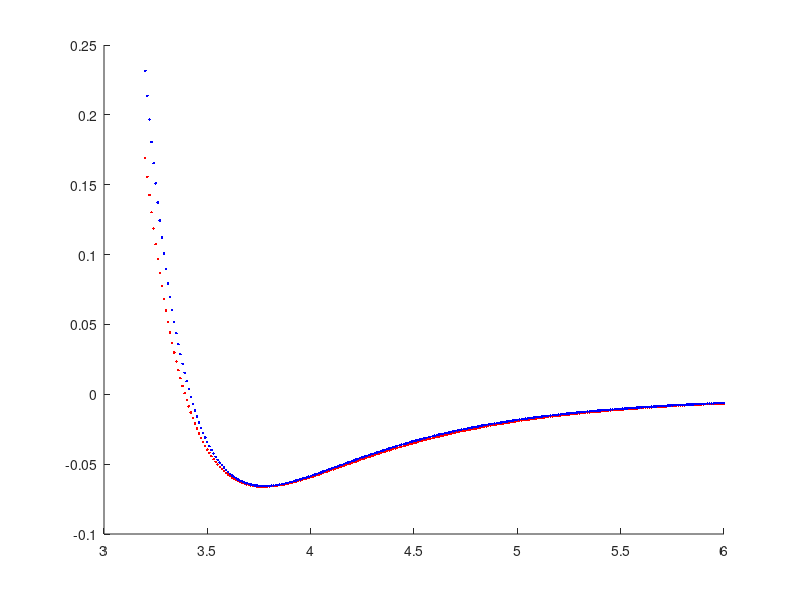

This chart was generated by the following MATLAB code: (Note: this script raises an error after producing the figure.)




X6poten = @(para, rho)( ...
    para(1)/(para(2) - 6.)* ...
    (6 * exp(para(2).*(1 - rho)) - para(2)./(rho.^6)) ...
);



X6Spoten = @(para, rho)( ...
    para(1) /(para(2) - 6.)* ...
    (6./para(3)* exp((para(3) * para(2)).*(1 - rho)) - para(2)./(rho.^6)) ...
);

rr = 3.2:0.01: 6;


rho = rr./3.7727;

beta0 = [0.0661 , 16.0944];
y = X6poten(beta0, rho);




rhos = rr./3.7750;
beta1 = [0.0623 , 16.0944 , 1.1];

ys = X6Spoten(beta1, rhos);
kappa = 6*beta1(2)*(beta1(2)*beta1(3)- 7.)/ (beta1(2)-6.)

%vpasolve(4*x^4 + 3*x^3 + 2*x^2 + x + 5 == 0, x)
figure; hold on;
plotX6 = plot(rr, y, 'r.');
plotX6S= plot(rr, ys, 'b.');
p0 = size(rr)
p1 = size(DE(beta1, rhos))
rhos
plot(rr, DE(beta1, rhos));
plot(xlim, [-0.0661 -0.0661], 'k-');
plot(xlim, [-0.0623 -0.0623], 'k-');

plot([3.7750 3.7750], ylim, 'k-');
plot([3.7727 3.7727], ylim, 'k-');
h = legend([plotX6, plotX6S], 'X6', 'X6S');

value = X6Spoten(beta1, 1)

axis([3 6 -0.1 0.1]);

(102.4 * 10.0944/6/16.0944+7)/16.0944
% syms x;
% eqn = 87.0 == 6*x*(x-7)/(x-6)
% solx = vpasolve(eqn, x);
% disp(solx)
